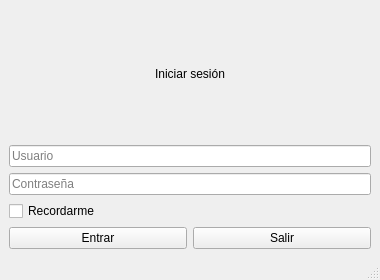
<?xml version="1.0" encoding="UTF-8"?>
<ui version="4.0">
 <class>MainWindow</class>
 <widget class="QMainWindow" name="MainWindow">
  <property name="geometry">
   <rect>
    <x>0</x>
    <y>0</y>
    <width>380</width>
    <height>280</height>
   </rect>
  </property>
  <property name="windowTitle">
   <string>Hoja de estilos desde archivo</string>
  </property>
  <widget class="QWidget" name="centralwidget">
   <layout class="QVBoxLayout" name="vlPrincipal">
    <item>
     <widget class="QLabel" name="lblTitulo">
      <property name="text">
       <string>Iniciar sesión</string>
      </property>
      <property name="alignment">
       <set>Qt::AlignmentFlag::AlignCenter</set>
      </property>
     </widget>
    </item>
    <item>
     <widget class="QLineEdit" name="editUsuario">
      <property name="placeholderText">
       <string>Usuario</string>
      </property>
     </widget>
    </item>
    <item>
     <widget class="QLineEdit" name="editClave">
      <property name="echoMode">
       <enum>QLineEdit::EchoMode::Password</enum>
      </property>
      <property name="placeholderText">
       <string>Contraseña</string>
      </property>
     </widget>
    </item>
    <item>
     <widget class="QCheckBox" name="checkRecordar">
      <property name="text">
       <string>Recordarme</string>
      </property>
     </widget>
    </item>
    <item>
     <layout class="QHBoxLayout" name="hlBotones">
      <item>
       <widget class="QPushButton" name="btnEntrar">
        <property name="text">
         <string>Entrar</string>
        </property>
       </widget>
      </item>
      <item>
       <widget class="QPushButton" name="btnSalir">
        <property name="text">
         <string>Salir</string>
        </property>
       </widget>
      </item>
     </layout>
    </item>
   </layout>
  </widget>
  <widget class="QMenuBar" name="menubar">
   <property name="geometry">
    <rect>
     <x>0</x>
     <y>0</y>
     <width>380</width>
     <height>22</height>
    </rect>
   </property>
  </widget>
  <widget class="QStatusBar" name="statusbar"/>
 </widget>
 <resources/>
 <connections/>
</ui>
